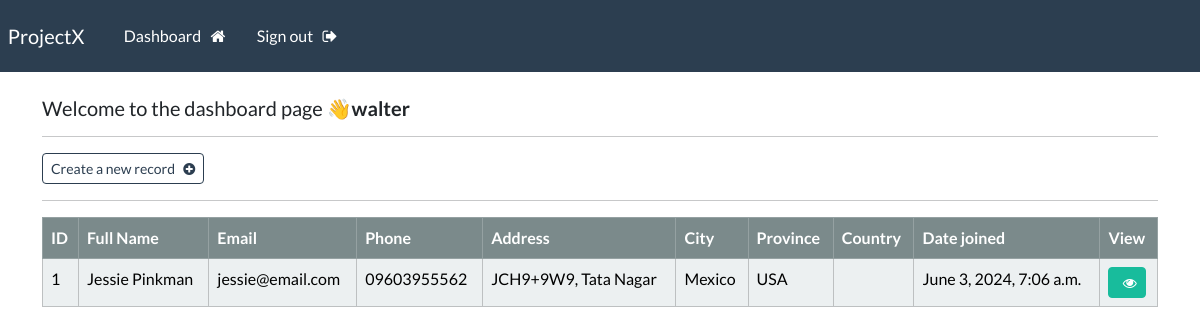
/dashboard/ (signed in), run on an earlier commit of the app's database.
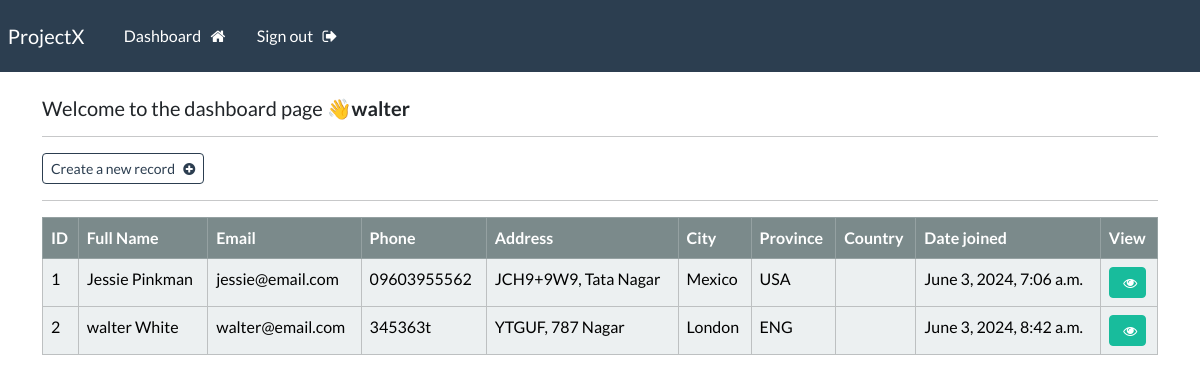
And on a later commit of the database.
### webapp/models.py (models this page shows, shortened)
class Record(models.Model):
    created = models.DateTimeField(auto_now_add=True)
    first_name = models.CharField(max_length=100)
    last_name = models.CharField(max_length=100)
    email = models.EmailField(max_length=255)
    phone = models.CharField(max_length=20)
    address = models.CharField(max_length=300)
    city = models.CharField(max_length=255)
    province = models.CharField(max_length=125)

### webapp/views.py (the view)
# urls.py: path('dashboard/', views.dashboard,name="dashboard"),
@login_required(login_url='login')
def dashboard(request):
    my_record = Record.objects.all()
    context = {'records' : my_record}
    return render(request, 'webapp/dashboard.html',context)

### webapp/templates/webapp/dashboard.html
{% extends "webapp/base.html" %}
{% block content %}
<h5>Welcome to the dashboard page  <b>👋{{request.user}}</b></h5>
<hr>
<a href="{% url 'create-record' %}" class="btn btn-outline-primary btn-sm hover">Create a new record &nbsp; <i class="fa fa-plus-circle" aria-hidden="true"></i></a>
<hr>
<table class="table table-light table-hover table-bordered">
  <thead class="table-dark">
    <tr>
        <th scope='col'> ID </th>
        <th scope='col'>Full Name  </th>
        <th scope='col'>Email  </th>
        <th scope='col'>Phone  </th>
        <th scope='col'>Address  </th>
        <th scope='col'>City  </th>
        <th scope='col'>Province  </th>
        <th scope='col'>Country  </th>
        <th scope='col'>Date joined  </th>
        <th scope='col'>View  </th>
    </tr>
  </thead>
  <tbody>
    {% if records %}
    {% for record in records %}
<tr>
    <td>{{record.id}}</td>
    <td>{{record.first_name}} {{record.last_name}}</td>
    <td>{{record.email}}</td>
    <td>{{record.phone}}</td>
    <td>{{record.address}}</td>
    <td>{{record.city}}</td>
    <td>{{record.province}}</td>
    <td>{{record.country}}</td>
    <td>{{record.created}}</td>
    <td><a href="{% url 'record' record.id %}" class="text-decoration-none btn btn-sm btn-success"> &nbsp;  <i class="fa fa-eye" aria-hidden="true"></i></a></td>
</tr>
{% endfor %}
{% endif %}
  </tbody>
</table>
{% endblock content %}

What changed in the data, as far as the page shows it:
added Record: id "2", first_name "walter", last_name "White", email "walter@email.com", phone "345363t", address "YTGUF, 787 Nagar", city "London", province "ENG", created "June 3, 2024, 8:42 a.m."
